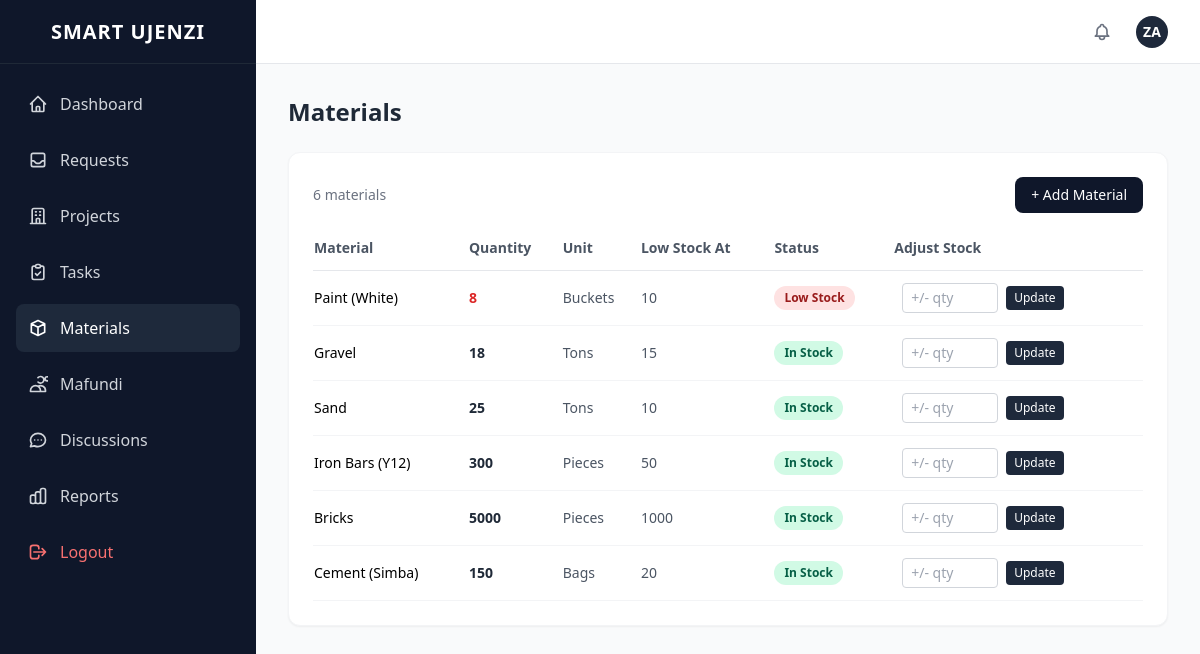
/materials.php (signed in), run on the app's committed database.
### tables this page shows
CREATE TABLE materials (
    id INT AUTO_INCREMENT PRIMARY KEY,
    name VARCHAR(255) NOT NULL,               
    quantity INT DEFAULT 0,                    
    unit VARCHAR(50) NOT NULL,                
    low_stock_threshold INT DEFAULT 10        
);

### includes/config.php (called while the page is built, shortened)
<?php
function getDB(): PDO {
    static $pdo = null;
    if ($pdo === null) {
        try {
            $dsn = DB_SOCKET && DB_USER === ''
                ? "mysql:unix_socket=" . DB_SOCKET . ";dbname=" . DB_NAME . ";charset=utf8mb4"
                : "mysql:host=" . DB_HOST . ";dbname=" . DB_NAME . ";charset=utf8mb4";
            $pdo = new PDO($dsn, DB_USER, DB_PASS, [
                PDO::ATTR_ERRMODE => PDO::ERRMODE_EXCEPTION,
                PDO::ATTR_DEFAULT_FETCH_MODE => PDO::FETCH_ASSOC,
            ]);
        } catch (PDOException $e) {
            if (APP_ENV === 'production') {
                die('Database connection failed. Please check your configuration.');
            }
            throw $e;
        }
    }
    return $pdo;
}

### includes/functions.php (called while the page is built, shortened)
<?php
require_once __DIR__ . '/config.php';
function runQuery(string $sql, array $params = []): array {
    $stmt = getDB()->prepare($sql);
    $stmt->execute($params);
    return $stmt->fetchAll();
}

### materials.php (the view, shortened to what this page needs)
<?php
$pageTitle = 'Materials';
require_once __DIR__ . '/includes/functions.php';
require_once __DIR__ . '/includes/header.php';
$materials = runQuery('SELECT * FROM materials ORDER BY id DESC');
?>
<div class="bg-white rounded-xl shadow-sm border border-gray-100 p-6">
    <div class="flex justify-between items-center mb-6">
        <p class="text-sm text-gray-500"><?= count($materials) ?> materials</p>
        <button onclick="openModal('create-modal')" class="px-4 py-2 bg-slate-900 text-white rounded-lg hover:bg-slate-800 transition-colors text-sm font-medium">+ Add Material</button>
    </div>
    <div class="overflow-x-auto">
        <table class="w-full text-sm">
            <thead>
                <tr class="border-b border-gray-200 text-left">
                    <th class="pb-3 font-semibold text-gray-600">Material</th>
                    <th class="pb-3 font-semibold text-gray-600">Quantity</th>
                    <th class="pb-3 font-semibold text-gray-600">Unit</th>
                    <th class="pb-3 font-semibold text-gray-600">Low Stock At</th>
                    <th class="pb-3 font-semibold text-gray-600">Status</th>
                    <th class="pb-3 font-semibold text-gray-600">Adjust Stock</th>
                </tr>
            </thead>
            <tbody>
                <?php foreach ($materials as $m): ?>
                <?php $isLow = $m['quantity'] <= $m['low_stock_threshold']; ?>
                <tr class="border-b border-gray-100 hover:bg-gray-50">
                    <td class="py-3 font-medium"><?= htmlspecialchars($m['name']) ?></td>
                    <td class="py-3 font-bold <?= $isLow ? 'text-red-600' : 'text-gray-800' ?>"><?= $m['quantity'] ?></td>
                    <td class="py-3 text-gray-600"><?= htmlspecialchars($m['unit']) ?></td>
                    <td class="py-3 text-gray-600"><?= $m['low_stock_threshold'] ?></td>
                    <td class="py-3">
                        <?php if ($isLow): ?>
                            <span class="badge badge-red">Low Stock</span>
                        <?php else: ?>
                            <span class="badge badge-green">In Stock</span>
                        <?php endif; ?>
                    </td>
                    <td class="py-3">
                        <form method="POST" class="flex items-center space-x-2" onsubmit="return confirm('Adjust stock?')">
                            <input type="number" name="amount" placeholder="+/- qty" required
                                   class="w-24 px-2 py-1 border border-gray-300 rounded text-sm focus:outline-none focus:ring-1 focus:ring-slate-500">
                            <button type="submit" class="text-xs px-2 py-1 bg-slate-800 text-white rounded hover:bg-slate-700">Update</button>
                        </form>
                    </td>
                </tr>
                <?php endforeach; ?>
            </tbody>
        </table>
    </div>
</div>
<?php require_once __DIR__ . '/includes/footer.php'; ?>

### includes/header.php (shortened to what this page needs)
<!DOCTYPE html>
<html lang="en">
<head>
    <script src="https://cdn.tailwindcss.com"></script>
    <link rel="stylesheet" href="assets/css/style.css">
</head>
<body class="min-h-screen bg-gray-50 flex">
<?php
require_once __DIR__ . '/functions.php';
$role = $_SESSION['role'] ?? '';
$userName = $_SESSION['user_name'] ?? 'User';
$filteredNav = array_filter($navItems, fn($item) => in_array($role, $item['roles']));
?>
<aside id="sidebar" class="fixed inset-y-0 left-0 z-30 w-64 bg-slate-900 text-white transform -translate-x-full lg:translate-x-0 lg:static lg:inset-auto transition-transform duration-300">
    <div class="flex items-center justify-center h-16 border-b border-gray-800">
        <h1 class="text-xl font-bold tracking-wider">SMART UJENZI</h1>
    </div>
    <nav class="p-4 space-y-2">
        <?php foreach ($filteredNav as $item): ?>
            <a href="<?= $item['path'] ?>"
               class="flex items-center p-3 rounded-lg hover:bg-slate-800 text-gray-300 hover:text-white transition-colors <?= $_SERVER['PHP_SELF'] === $item['path'] ? 'bg-slate-800 text-white' : '' ?>">
                <span class="mr-3 flex-shrink-0"><?= $item['icon'] ?></span>
                <?= $item['name'] ?>
            </a>
        <?php endforeach; ?>
        <a href="/logout.php" class="flex items-center p-3 rounded-lg hover:bg-red-900/50 text-red-400 w-full transition-colors mt-8">
            <span class="mr-3 flex-shrink-0"><svg class="w-5 h-5" fill="none" stroke="currentColor" viewBox="0 0 24 24"><path stroke-linecap="round" stroke-linejoin="round" stroke-width="2" d="M17 16l4-4m0 0l-4-4m4 4H7m6 4v1a3 3 0 01-3 3H6a3 3 0 01-3-3V7a3 3 0 013-3h4a3 3 0 013 3v1"/></svg></span> Logout
        </a>
    </nav>
</aside>
<div class="flex-1 flex flex-col min-w-0">
    <header class="h-16 bg-white border-b border-gray-200 flex items-center justify-between px-4 lg:px-8">
        <div class="flex items-center space-x-4 ml-auto relative">
            <div class="relative">
                <button onclick="toggleNotifications()" class="p-2 text-gray-500 hover:bg-gray-100 rounded-full relative">
                </button>
            </div>
            <div class="w-8 h-8 rounded-full bg-slate-800 text-white flex items-center justify-center font-semibold text-sm">
                <?= strtoupper(substr($userName, 0, 2)) ?>
            </div>
        </div>
    </header>
    <main class="flex-1 p-4 lg:p-8 overflow-y-auto relative z-0">
        <?php if (isset($pageTitle)): ?>
            <h2 class="text-2xl font-bold text-gray-800 mb-6"><?= $pageTitle ?></h2>
        <?php endif; ?>

### includes/footer.php (shortened to what this page needs)
    </main>
</div>
</body>
</html>

### assets/css/style.css (style rules this page uses)
.badge { display: inline-flex; align-items: center; padding: 2px 10px; border-radius: 9999px; font-size: 0.75rem; font-weight: 600; }
.badge-green { background-color: #d1fae5; color: #065f46; }
.badge-red { background-color: #fee2e2; color: #991b1b; }

### data on the page
materials: name "Paint (White)", quantity "8", unit "Buckets", low_stock_threshold "10", shows "Low Stock"
materials: name "Gravel", quantity "18", unit "Tons", low_stock_threshold "15", shows "In Stock"
materials: name "Sand", quantity "25", unit "Tons", low_stock_threshold "10", shows "In Stock"
materials: name "Iron Bars (Y12)", quantity "300", unit "Pieces", low_stock_threshold "50", shows "In Stock"
materials: name "Bricks", quantity "5000", unit "Pieces", low_stock_threshold "1000", shows "In Stock"
materials: name "Cement (Simba)", quantity "150", unit "Bags", low_stock_threshold "20", shows "In Stock"

### other printed values
$item['name'] "Dashboard"
$item['name'] "Requests"
$item['name'] "Projects"
$item['name'] "Tasks"
$item['name'] "Materials"
$item['name'] "Mafundi"
$item['name'] "Discussions"
$item['name'] "Reports"
substr($userName, 0, 2) "ZA"
$pageTitle "Materials"
count($materials) "6"
